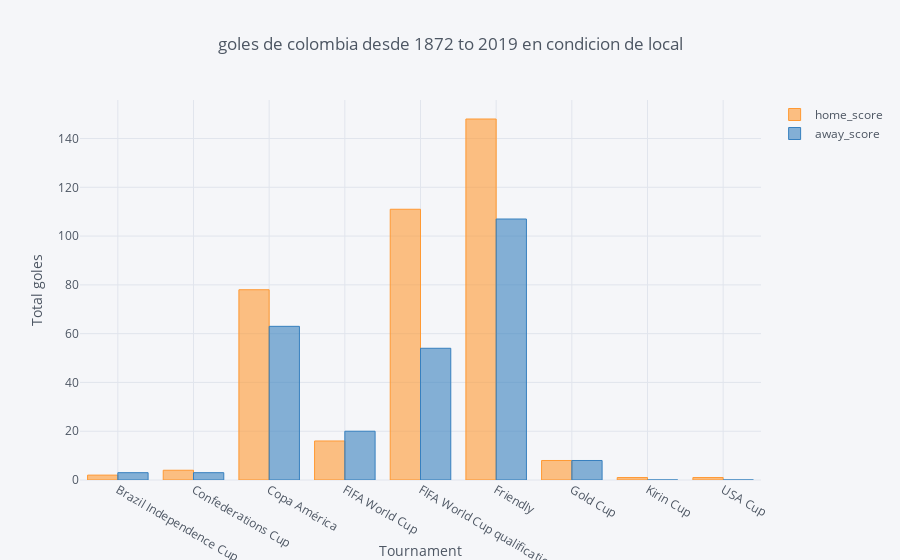

Notebook code for this chart:
### Code cell
data_torneo_home.iplot(kind='bar', x='tournament', xTitle='Tournament',
           yTitle='Total goles', title='goles de colombia desde 1872 to 2019 en condicion de local ')

### Figure 1 — Plotly figure (JSON) as saved in the notebook; plotly's stock layout.template omitted (floating-point values rounded to 4 significant figures)
{"data": [{"marker": {"color": "rgba(255, 153, 51, 0.6)", "line": {"color": "rgba(255, 153, 51, 1.0)", "width": 1}}, "name": "home_score", "orientation": "v", "text": "", "type": "bar", "uid": "8049c23a-90a6-4227-b35c-04ca2d30c2b8", "x": ["Brazil Independence Cup", "Confederations Cup", "Copa América", "FIFA World Cup", "FIFA World Cup qualification", "Friendly", "Gold Cup", "Kirin Cup", "USA Cup"], "y": [2, 4, 78, 16, 111, 148, 8, 1, 1]}, {"marker": {"color": "rgba(55, 128, 191, 0.6)", "line": {"color": "rgba(55, 128, 191, 1.0)", "width": 1}}, "name": "away_score", "orientation": "v", "text": "", "type": "bar", "uid": "c6a07fb4-fa02-4142-8e8c-283ca6824d05", "x": ["Brazil Independence Cup", "Confederations Cup", "Copa América", "FIFA World Cup", "FIFA World Cup qualification", "Friendly", "Gold Cup", "Kirin Cup", "USA Cup"], "y": [3, 3, 63, 20, 54, 107, 8, 0, 0]}], "layout": {"legend": {"bgcolor": "#F5F6F9", "font": {"color": "#4D5663"}}, "paper_bgcolor": "#F5F6F9", "plot_bgcolor": "#F5F6F9", "title": {"font": {"color": "#4D5663"}, "text": "goles de colombia desde 1872 to 2019 en condicion de local "}, "xaxis": {"gridcolor": "#E1E5ED", "showgrid": true, "tickfont": {"color": "#4D5663"}, "title": {"font": {"color": "#4D5663"}, "text": "Tournament"}, "zerolinecolor": "#E1E5ED"}, "yaxis": {"gridcolor": "#E1E5ED", "showgrid": true, "tickfont": {"color": "#4D5663"}, "title": {"font": {"color": "#4D5663"}, "text": "Total goles"}, "zerolinecolor": "#E1E5ED"}}}
